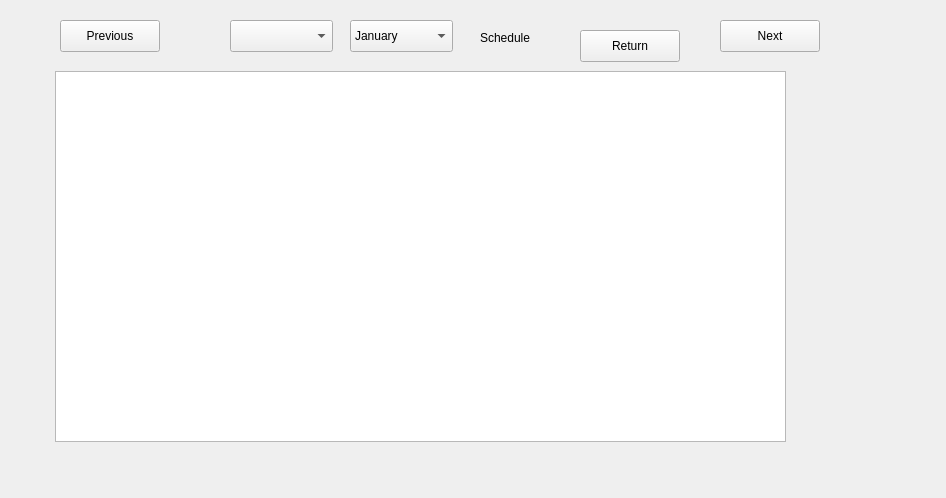
<?xml version="1.0" encoding="UTF-8"?>
<ui version="4.0">
 <class>Form</class>
 <widget class="QWidget" name="Form">
  <property name="geometry">
   <rect>
    <x>0</x>
    <y>0</y>
    <width>946</width>
    <height>498</height>
   </rect>
  </property>
  <property name="windowTitle">
   <string>Form</string>
  </property>
  <widget class="QLabel" name="schedule_label">
   <property name="geometry">
    <rect>
     <x>480</x>
     <y>30</y>
     <width>58</width>
     <height>16</height>
    </rect>
   </property>
   <property name="text">
    <string>Schedule</string>
   </property>
  </widget>
  <widget class="QPushButton" name="schedule_return">
   <property name="geometry">
    <rect>
     <x>580</x>
     <y>30</y>
     <width>100</width>
     <height>32</height>
    </rect>
   </property>
   <property name="text">
    <string>Return</string>
   </property>
  </widget>
  <widget class="QComboBox" name="comboBox">
   <property name="geometry">
    <rect>
     <x>230</x>
     <y>20</y>
     <width>103</width>
     <height>32</height>
    </rect>
   </property>
  </widget>
  <widget class="QTableWidget" name="tableWidget">
   <property name="geometry">
    <rect>
     <x>55</x>
     <y>71</y>
     <width>731</width>
     <height>371</height>
    </rect>
   </property>
  </widget>
  <widget class="QPushButton" name="next">
   <property name="geometry">
    <rect>
     <x>720</x>
     <y>20</y>
     <width>100</width>
     <height>32</height>
    </rect>
   </property>
   <property name="text">
    <string>Next</string>
   </property>
  </widget>
  <widget class="QPushButton" name="previous">
   <property name="geometry">
    <rect>
     <x>60</x>
     <y>20</y>
     <width>100</width>
     <height>32</height>
    </rect>
   </property>
   <property name="text">
    <string>Previous</string>
   </property>
  </widget>
  <widget class="QComboBox" name="monthCombo">
   <property name="geometry">
    <rect>
     <x>350</x>
     <y>20</y>
     <width>103</width>
     <height>32</height>
    </rect>
   </property>
   <item>
    <property name="text">
     <string>January</string>
    </property>
   </item>
   <item>
    <property name="text">
     <string>February</string>
    </property>
   </item>
   <item>
    <property name="text">
     <string>March</string>
    </property>
   </item>
   <item>
    <property name="text">
     <string>April</string>
    </property>
   </item>
   <item>
    <property name="text">
     <string>May</string>
    </property>
   </item>
   <item>
    <property name="text">
     <string>June</string>
    </property>
   </item>
   <item>
    <property name="text">
     <string>July</string>
    </property>
   </item>
   <item>
    <property name="text">
     <string>September</string>
    </property>
   </item>
   <item>
    <property name="text">
     <string>October</string>
    </property>
   </item>
   <item>
    <property name="text">
     <string>November</string>
    </property>
   </item>
   <item>
    <property name="text">
     <string>December</string>
    </property>
   </item>
  </widget>
 </widget>
 <resources/>
 <connections/>
</ui>
